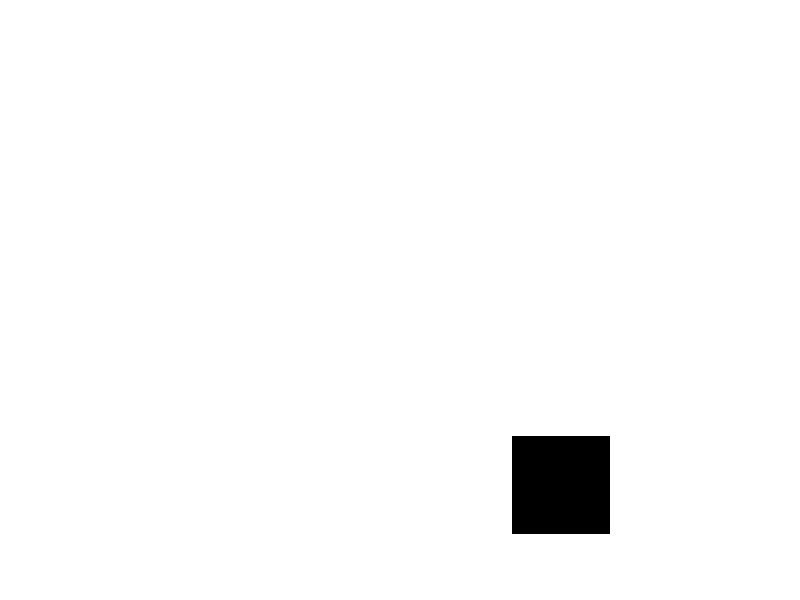

Write MATLAB code to recreate this figure. (Note: this script raises an error after producing the figure.)
% Initialize robot's current location
currloc_init = [...
    1 1 1 1
    1 1 1 1
    1 1 1 1
    1 1 1 1
    1 1 1 0];

newloc_init = [...
    1 1 1 1
    1 1 1 1
    1 1 1 1
    1 1 1 1
    1 1 0 1];


% Set maze walls: W E S N (ie. walls on N W would = 9)
wall_loc = [...
    9 1 3 5
    8 0 1 4
    8 0 0 4
    8 0 0 4
    10 2 2 6];

% Draw initial grid 
imshow(currloc_init, 'InitialMagnification', 'fit');
draw_walls(wall_loc);


pause(1)
imshow(newloc_init, 'InitialMagnification', 'fit');
draw_walls(wall_loc)
 